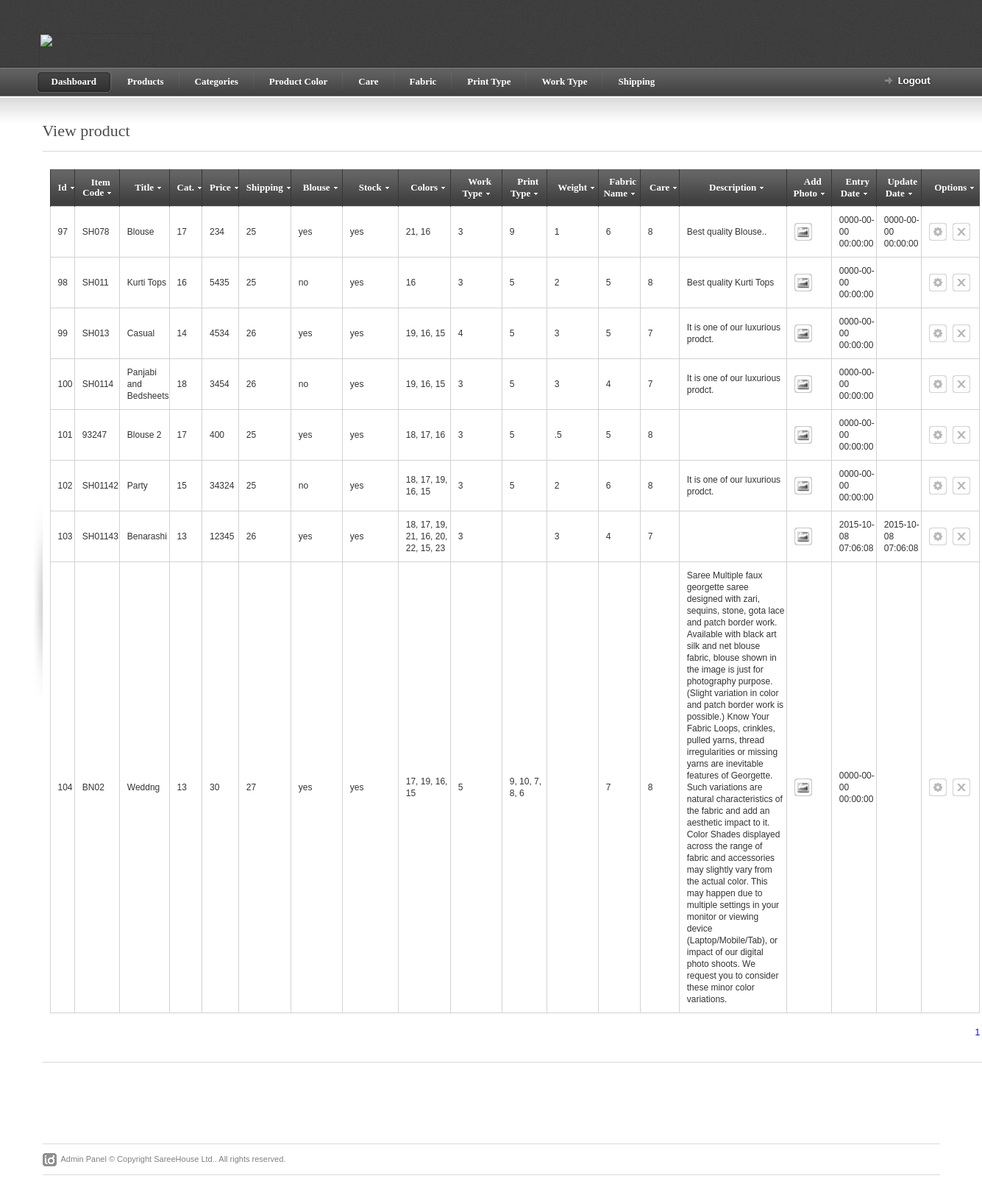
Page /admin/view_product.php (signed in) on the committed database.
### tables this page shows
CREATE TABLE IF NOT EXISTS `product_table` (
  `product_id` int(30) NOT NULL,
  `product_item_code` text NOT NULL,
  `product_title` text NOT NULL,
  `product_categories` text NOT NULL,
  `product_price` int(11) NOT NULL,
  `product_shipping` varchar(200) NOT NULL,
  `product_brand` text NOT NULL,
  `product_blouse` text NOT NULL,
  `product_stock_availability` text NOT NULL,
  `product_color_availability` text NOT NULL,
  `product_work_type` text NOT NULL,
  `product_print_type` text NOT NULL,
  `product_weight` text NOT NULL,
  `fabric_name` text NOT NULL,
  `care_name` text NOT NULL,
  `product_description` text NOT NULL,
  `product_entry_date` timestamp NOT NULL DEFAULT CURRENT_TIMESTAMP ON UPDATE CURRENT_TIMESTAMP,
  `product_update_date` timestamp NULL DEFAULT NULL
);

### admin/view_product.php (the view, shortened to what this page needs)
<?php
if(!isset($_SESSION['user_name'])){
header("location: login.php");
}
else {
?>
<!DOCTYPE html PUBLIC "-//W3C//DTD XHTML 1.0 Strict//EN" "http://www.w3.org/TR/xhtml1/DTD/xhtml1-strict.dtd">
<html xmlns="http://www.w3.org/1999/xhtml">
<head>
<link rel="stylesheet" href="css/screen.css" type="text/css" media="screen" title="default" />
<link rel="stylesheet" href="css/datePicker.css" type="text/css" />
</head>
<body>
<div>
<?php include "topmenu.php" ?>
</div>
<div id="content-outer">
<div id="content">
	<div id="page-heading">
		<h1>View product</h1>
	</div>
	<table border="0" width="100%" cellpadding="0" cellspacing="0" id="content-table">
	<tr>
		<th rowspan="3" class="sized"><img src="images/shared/side_shadowleft.jpg" width="20" height="300" alt="" /></th>
		<td id="tbl-border-top">&nbsp;</td>
	</tr>
	<tr>
		<td>
		<div id="content-table-inner">
			<div id="table-content">
				<form id="mainform" action="#">
				<table border="0" width="100%" cellpadding="0" cellspacing="0" id="product-table">
				<tr>
					<th class="table-header-repeat line-left"style="width:50px !important;"><a id="" >Id</a></th>
					<th class="table-header-repeat line-left"  style=" min-width: 60px;"><a href="">Item Code</a></th>
					<th class="table-header-repeat line-left"><a href="">Title</a></th>
					<th class="table-header-repeat line-left"><a href="">Cat.</a></th>
					<th class="table-header-repeat line-left"><a href="">Price</a></th>
					<th class="table-header-repeat line-left"><a href="">Shipping</a></th>
					<th class="table-header-options line-left" style=" min-width: 69px;"><a href="">Blouse</a></th>
					<th class="table-header-options line-left" style=" min-width: 75px;"><a href="">Stock</a></th>
					<th class="table-header-options line-left" style=" min-width: 70px;"><a href="">Colors</a></th>
					<th class="table-header-options line-left" style=" min-width: 69px;"><a href="">Work Type</a></th>
					<th class="table-header-options line-left" style=" min-width: 60px;"><a href="">Print Type</a></th>
					<th class="table-header-options line-left" style=" min-width: 69px;"><a href="">Weight</a></th>
					<th class="table-header-options line-left" style=" min-width: 56px;"><a href="">Fabric Name</a></th>
					<th class="table-header-options line-left" style=" min-width: 52px;"><a href="">Care</a></th>
					<th class="table-header-options line-left" style=" min-width: 135px !important;"><a href="">Description</a></th>
					<th class="table-header-options line-left" style=" min-width: 60px;"><a href="">Add Photo</a></th>
					<th class="table-header-options line-left" style=" min-width: 60px;"><a href="">Entry Date</a></th>
					<th class="table-header-options line-left" style=" min-width: 60px;"><a href="">Update Date</a></th>
					<th class="table-header-options line-left" style=" min-width: 79px;"><a href="">Options</a></th>
				</tr>
				<?php
				$page=$_GET["page"];
				if($page=="" || $page=="1")
				{
					$page1=0;
				}
				else
				{
				$page1=($page*15)-15;
				}
				$res=mysql_query("select * from product_table ORDER BY 'product_entry_date' DESC, 'product_update_date' DESC limit $page1,15");
				while($row=mysql_fetch_array($res))
				{
			?>
				<tr>
				<td><?php echo $row['product_id'] ?></td>
				<td><?php echo $row['product_item_code'] ?></td>
				<td><?php echo $row['product_title'] ?></td>
				<td><?php echo $row['product_categories'] ?></td>
				<td><?php echo $row['product_price'] ?></td>
				<td><?php echo $row['product_shipping'] ?></td>
				<td><?php echo $row['product_blouse'] ?></td>
				<td><?php echo $row['product_stock_availability']?></td>
				<td><?php echo $row['product_color_availability']?></td>
				<td><?php echo $row['product_work_type'] ?></td>
				<td><?php echo $row['product_print_type'] ?></td>
				<td><?php echo $row['product_weight'] ?></td>
				<td><?php echo $row['fabric_name'] ?></td>
				<td><?php echo $row['care_name'] ?></td>
				<td style="min-width:135px !important;"><?php echo $row['product_description'] ?></td>
				<td>
				<a href="insert_productimage.php?ins=<?php echo $row['product_id'] ?>" title="Add Photo" class="icon-1 info-tooltip icon-6"></a>
				</td>
					<td>
						<?php
						echo $row['product_entry_date']
						?>
					</td>
					<td>
						<?php
						echo $row['product_update_date']
						?>
					</td>
					<td class="options-width">
					<a href="edit_product.php?edit=<?php echo $row['product_id'] ?>" title="Edit" class="icon-1 info-tooltip"></a>
					<a href="delete_product.php?del=<?php echo $row['product_id'] ?>" title="Delete" class="icon-2 info-tooltip"></a>
					</td>
				</tr>
					<?php } ?>
				</table>
				</form>
			</div>
			<table border="0" cellpadding="0" cellspacing="0" id="paging-table">
			<tr>
			<td>
				<?php
			$res1=mysql_query("select * from product_table");
			$cou=mysql_num_rows($res1);
			$a=$cou/15;
			$a=ceil($a);
			for($b=1;$b<=$a;$b++)
			 {
			?><a href="view_product.php?page=<?php echo $b; ?>" style="text-decoration:none;"><?php echo $b." ";?></a>
			 <?php	}	?>
			</td>
			</tr>
			</table>
		</div>
		</td>
	</tr>
	<tr>
		<td id="tbl-border-bottom">&nbsp;</td>
	</tr>
	</table>
</div>
</div>
<?php include "footer.php" ?>
</body>
</html>
<?php } ?>

### admin/css/screen.css (style rules this page uses)
* { margin: 0; padding: 0; }
html, body { height: 100%; }
body { background: #fff; color: #393939; font-family: Arial; font-size: 0px; line-height: 0; }
#content-outer { background: url(../images/shared/content_repeat.jpg) repeat-x; }
#content { color: #333; font-family: Arial, Helvetica, sans-serif; font-size: 12px; line-height: 18px; margin: 0 auto 0 auto; max-width: 1260px; min-width: 780px; padding: 35px 0px 30px 0px; }
#content-table { font-size: 0px; line-height: 0px; }
#content-table th.sized { height: 15px; width: 15px; padding: 0; margin: 0; font-size: 0px; line-height: 0px; }
#content-table-inner { font-size: 12px; line-height: 12px; padding: 10px 0 20px 0; }
#tbl-border-top { background: url(../images/shared/border_bit.jpg) top repeat-x; line-height: 0;font-size: 0px; height: 15px; }
#tbl-border-bottom { background: url(../images/shared/border_bit.jpg) bottom repeat-x; line-height: 0;font-size: 0px; height: 15px; }
#table-content { line-height: 16px; margin: 0 10px 10px 10px; min-height: 300px; }
#page-heading { margin: 0 0 15px 20px; }
h1 { color: #4b4b4b; font-family: Tahoma; font-size: 22px; line-height: 24px; font-weight: normal; }
a.icon-1 { background: url(../images/table/table_icon_1.gif) no-repeat; display: block; float: left; height: 24px; margin: 0 8px 0 0; width: 24px; }
a.icon-2 { background: url(../images/table/table_icon_2.gif) no-repeat; display: block; float: left; height: 24px; margin: 0 8px 0 0; width: 24px; }
#product-table { margin-bottom: 20px; }
#product-table td a { color: #393939; }
#product-table th { height: 50px; text-align: center; }
#product-table td { border: 1px solid #d2d2d2; padding: 10px 0 10px 10px; }
td.options-width { padding: 0 0 0 10px; width: 210px; }
.table-header-options { background: url(../images/table/table_header_options.jpg) no-repeat; border: none; min-width: 221px; padding: 0px 0 0 0; width: 221px; }
.table-header-repeat { background: url(../images/table/table_header_repeat.jpg) repeat-x; border: none; font-size: 0px; line-height: 0; padding: 0px 0 0 0; }
.table-header-options a, .table-header-repeat a { background: url(../images/table/table_sort_arrow.gif) right no-repeat; color: #fff; font-family: Tahoma; font-size: 13px; font-weight: bold; line-height: 14px; margin: 0 0 0 10px; padding: 0 10px 0 0; }
th.line-left { border-left: 1px solid #373737; }
#paging-table { float: right; margin: 0 10px 0 0; }
table { border-collapse: collapse; }
a { outline: none; text-decoration: none; }
img { border: 0; }
form { margin: 0; padding: 0; }
a.icon-6 { background: rgba(0, 0, 0, 0) url("../images/table/table_icon_6.gif") no-repeat scroll 0 0; }

### rows in the picture
product_table: product_id "97", product_item_code "SH078", product_title "Blouse", product_categories "17", product_price "234", product_shipping "25", product_blouse "yes", product_stock_availability "yes", product_color_availability "21, 16", product_work_type "3", product_print_type "9", product_weight "1", fabric_name "6", care_name "8", product_description "Best quality Blouse..", product_entry_date "0000-00-00 00:00:00", product_update_date "0000-00-00 00:00:00"
product_table: product_id "98", product_item_code "SH011", product_title "Kurti Tops", product_categories "16", product_price "5435", product_shipping "25", product_blouse "no", product_stock_availability "yes", product_color_availability "16", product_work_type "3", product_print_type "5", product_weight "2", fabric_name "5", care_name "8", product_description "Best quality Kurti Tops", product_entry_date "0000-00-00 00:00:00"
product_table: product_id "99", product_item_code "SH013", product_title "Casual", product_categories "14", product_price "4534", product_shipping "26", product_blouse "yes", product_stock_availability "yes", product_color_availability "19, 16, 15", product_work_type "4", product_print_type "5", product_weight "3", fabric_name "5", care_name "7", product_description "It is one of our luxurious prodct.", product_entry_date "0000-00-00 00:00:00"
product_table: product_id "100", product_item_code "SH0114", product_title "Panjabi and Bedsheets", product_categories "18", product_price "3454", product_shipping "26", product_blouse "no", product_stock_availability "yes", product_color_availability "19, 16, 15", product_work_type "3", product_print_type "5", product_weight "3", fabric_name "4", care_name "7", product_description "It is one of our luxurious prodct.", product_entry_date "0000-00-00 00:00:00"
product_table: product_id "101", product_item_code "93247", product_title "Blouse 2", product_categories "17", product_price "400", product_shipping "25", product_blouse "yes", product_stock_availability "yes", product_color_availability "18, 17, 16", product_work_type "3", product_print_type "5", product_weight ".5", fabric_name "5", care_name "8", product_entry_date "0000-00-00 00:00:00"
product_table: product_id "102", product_item_code "SH01142", product_title "Party", product_categories "15", product_price "34324", product_shipping "25", product_blouse "no", product_stock_availability "yes", product_color_availability "18, 17, 19, 16, 15", product_work_type "3", product_print_type "5", product_weight "2", fabric_name "6", care_name "8", product_description "It is one of our luxurious prodct.", product_entry_date "0000-00-00 00:00:00"
product_table: product_id "103", product_item_code "SH01143", product_title "Benarashi", product_categories "13", product_price "12345", product_shipping "26", product_blouse "yes", product_stock_availability "yes", product_color_availability "18, 17, 19, 21, 16, 20, 22, 15, 23", product_work_type "3", product_weight "3", fabric_name "4", care_name "7", product_entry_date "2015-10-08 07:06:08", product_update_date "2015-10-08 07:06:08"
product_table: product_id "104", product_item_code "BN02", product_title "Weddng", product_categories "13", product_price "30", product_shipping "27", product_blouse "yes", product_stock_availability "yes", product_color_availability "17, 19, 16, 15", product_work_type "5", product_print_type "9, 10, 7, 8, 6", fabric_name "7", care_name "8", product_description "Saree Multiple faux georgette saree designed with zari, sequins, stone, gota lace and patch border work. Available with black art silk and net blouse fabric, blouse shown in the image is just for photography purpose. (Slight variation in color and patch border work is possible.) Know Your Fabric Loops, crinkles, pulled yarns, thread irregularities or missing yarns are inevitable features of Georgette. Such variations are natural characteristics of the fabric and add an aesthetic impact to it. Color Shades displayed across the range of fabric and accessories may slightly vary from the actual color. This may happen due to multiple settings in your monitor or viewing device…", product_entry_date "0000-00-00 00:00:00"
